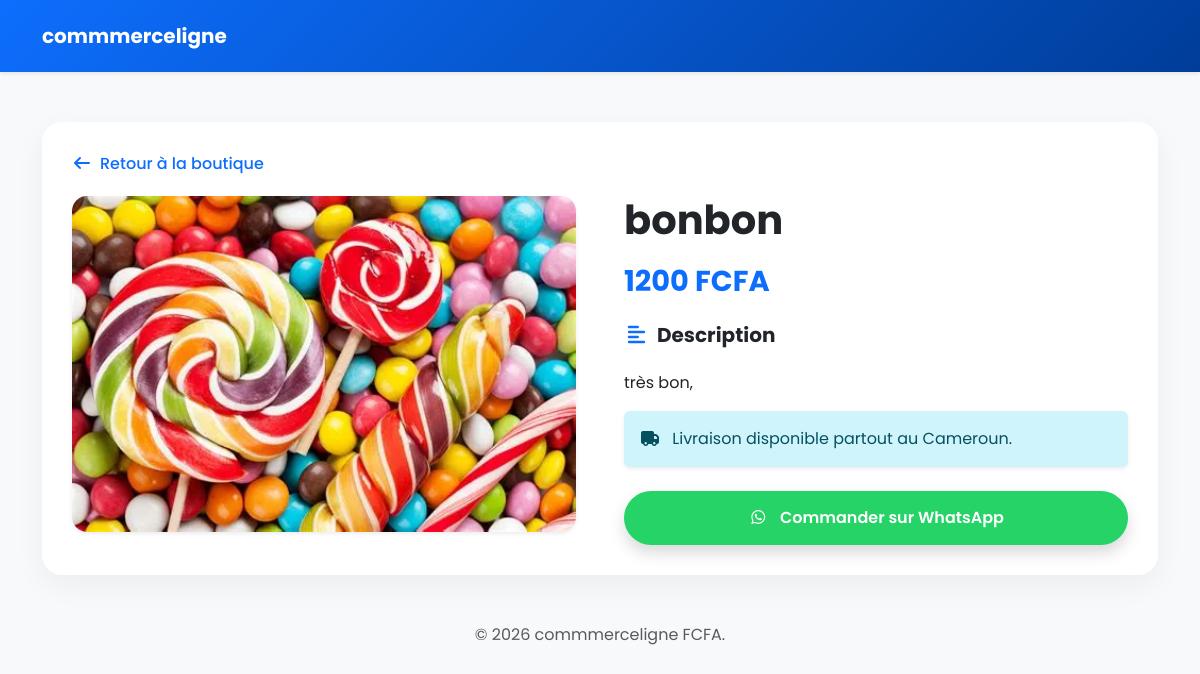
The app's page /produits/produit/2/ with its own data.
### produits/models.py (models this page shows, shortened)
class Produit(models.Model):
    categorie = models.ForeignKey(Categorie, on_delete=models.SET_NULL, null=True, blank=True, related_name='produits')
    nom = models.CharField(max_length=200)
    prix = models.PositiveIntegerField(verbose_name="Prix (FCFA)") # Changé en entier pour les FCFA
    description = models.TextField()
    image = models.ImageField(upload_to='produits/', blank=True, null=True)
    disponible = models.BooleanField(default=True)
    cree_le = models.DateTimeField(auto_now_add=True)

### produits/views.py (the view)
# urls.py: path('produit/<int:pk>/', views.detail_produit, name='detail_produit'),
def detail_produit(request, pk):
    produit = get_object_or_404(Produit, pk=pk)
    return render(request, 'produits/detail.html', {'produit': produit})

### panier/context_processors.py (called while the page is built)
def panier_global(request):
    articles = Panier.objects.all()
    nombre_total = sum(item.quantite for item in articles)
    return {
        'compteur_panier': nombre_total
    }

### produits/templates/produits/detail.html (shortened to what this page needs)
{% load static %}
<!DOCTYPE html>
<html lang="fr">
<head>
    <link rel="stylesheet" href="{% static 'css/bootstrap.min.css' %}">
    <link rel="stylesheet" href="{% static 'css/all.min.css' %}">
</head>
<body>
<nav class="navbar navbar-expand-lg shadow-sm">
    <div class="container">
        <a class="navbar-brand text-white fw-bold" href="{% url 'liste_produits' %}">commmerceligne</a>
    </div>
</nav>
<div class="container">
    <div class="product-container">
        <a href="{% url 'liste_produits' %}" class="back-btn"><i class="fas fa-arrow-left me-2"></i>Retour à la boutique</a>
        <div class="row g-5">
            <div class="col-md-6">
                {% if produit.image %}
                    <img src="{{ produit.image.url }}" class="product-img shadow-sm" alt="{{ produit.nom }}">
                {% else %}
                    <div class="bg-light d-flex align-items-center justify-content-center" style="height: 400px; border-radius: 15px;">
                        <i class="fas fa-image fa-4x text-muted"></i>
                    </div>
                {% endif %}
            </div>
            <div class="col-md-6">
                <h1 class="fw-bold mb-3">{{ produit.nom }}</h1>
                <div class="price-badge">{{ produit.prix }} FCFA</div>
                <h5 class="fw-bold"><i class="fas fa-align-left me-2 text-primary"></i>Description</h5>
                <p class="text-muted mb-4" style="font-size: 1.1rem; line-height: 1.8;">
                    {{ produit.description|linebreaks }}
                </p>
                <div class="alert alert-info border-0 shadow-sm mb-4">
                    <i class="fas fa-truck me-2"></i> Livraison disponible partout au Cameroun.
                </div>
                <a href="https://wa.me/237692962370?text=Bonjour,%20je%20suis%20intéressé%20par%20le%20produit%20:%20{{ produit.nom }}"
                   class="btn-whatsapp shadow">
                    <i class="fab fa-whatsapp me-2"></i> Commander sur WhatsApp
                </a>
            </div>
        </div>
    </div>
</div>
<footer class="py-5 text-center text-muted">
    &copy; 2026 commmerceligne FCFA.
</footer>
</body>
</html>

### produits/templates/produits/detail.html (style rules this page uses)
:root { --main-blue: #0d6efd; --gradient-blue: linear-gradient(135deg, #0d6efd 0%, #003d99 100%); --whatsapp-green: #25D366; }
body { font-family: 'Poppins', sans-serif; background-color: #f8f9fa; }
.navbar { background: var(--gradient-blue) !important; padding: 1rem 0; }
.product-container { margin-top: 50px; background: white; border-radius: 20px; padding: 30px; box-shadow: 0 10px 30px rgba(0,0,0,0.05); }
.product-img { width: 100%; border-radius: 15px; object-fit: cover; max-height: 500px; }
.price-badge { font-size: 1.8rem; color: var(--main-blue); font-weight: 700; margin-bottom: 20px; }
.btn-whatsapp { background-color: var(--whatsapp-green); color: white; border-radius: 50px; padding: 15px 30px; font-weight: 600; text-decoration: none; display: inline-block; transition: 0.3s; border: none; width: 100%; text-align: center; }
.back-btn { color: var(--main-blue); text-decoration: none; font-weight: 500; display: inline-block; margin-bottom: 20px; }

### records on screen
Produit: image (picture), nom "bonbon", prix "1200", description "très bon,"
